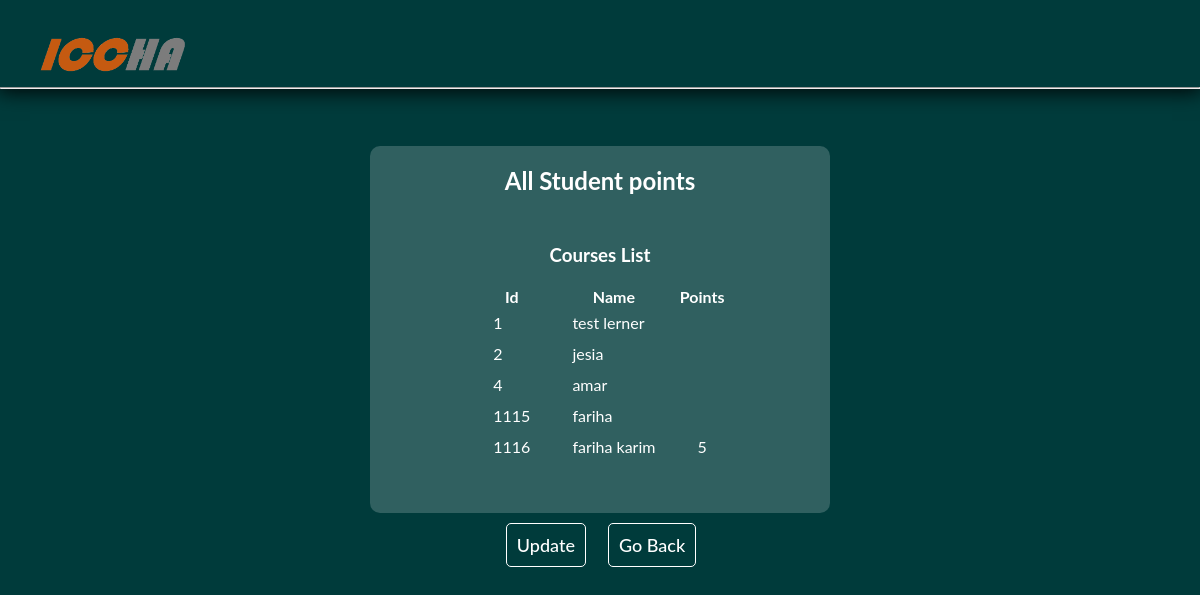
Page /view/Points.php (signed in) on the committed database.
### tables this page shows
CREATE TABLE `learner` (
  `lernerId` int(11) NOT NULL,
  `username` text NOT NULL,
  `password` text NOT NULL,
  `email` text NOT NULL,
  `category` text NOT NULL DEFAULT 'lerner',
  `Point` int(11) DEFAULT NULL
);

### model/Instactor/db.php (called while the page is built, shortened)
<?php
class db{
function ShowstudentsPoint($conn,$table)
 {
$result = $conn->query("SELECT lernerId,username,Point FROM $table");
return $result;
}
}
?>

### view/Points.php (the view, shortened to what this page needs)
<!DOCTYPE html>
<html>
<head>
	<link rel="stylesheet" href="../css/style.css">
</head>
<center>
<body>
    <header>
       <div class="container">
            <div class="logo">
                <a href="Homepage.php"><img src="../sources/logo.png" alt="logo" title="EOEF"></a>
            </div>
        </div>
   <hr>
   </header>
   <section >
     <div class="container">
      <div class="viewInstactorClass">
        <h1>All Student points</h1>
        <div class="instactorList">
          <?php
            $connection = new db();
            $conobj=$connection->OpenCon();
            $userQuery=$connection->ShowstudentsPoint($conobj,"learner");
              echo "<h3>Courses List</h3><br>";
              if ($userQuery->num_rows > 0) {
                echo "<table><thead><tr><th>Id</th><th>Name</th><th>Points</th></tr></thead>";
                ?>
                <tbody id="data">
                <?php
                while($row = $userQuery->fetch_assoc()) {
                  echo "<tr><td>".$row["lernerId"]."</td><td>".$row["username"]."</td><td>".$row["Point"]."</td></tr>";
                }
                echo "</tbody></table>";
              } else {
                echo "0 results";
              }
          ?>
        </div>
      </div>
     </div>
            <div class="backButton addCourseBack" >
                <a class="btn " id="pointUpdateButton"><?php echo" "?>Update</a>
                <a href="CourseInstructorPanel.php" class="btn " id="hideBack"><?php echo" "?>Go Back</a>
            </div>
   </section>
</body>
</center>
</html>

### css/style.css (style rules this page uses)
* { margin: 0; padding: 0; }
a { text-decoration: none; color: #151111; }
body { text-align: center; font-family: 'Lato', sans-serif; background: #003b3b; color: #ffffff; }
.container { width: 1200px; margin: auto; display: flex; flex-wrap: wrap; align-items: center; padding-top: 10px; }
header { box-shadow: 0px 0px 20px 2px #000202; }
.logo { flex-basis: 20%; max-width: 20%; text-align: center; }
.logo img { max-width: 70%; padding-top: 21px; }
.btn { border: 1px solid #003b3b; background: #fffefe3b; margin: 10px; color: #f9ffff; font-weight: 500; color: #fff; border-radius: 5px; padding: 13px 35px; font-size: 18px; text-align: center; cursor: pointer; }
.logoutButton,.backButton { display: flex; justify-content: center; }
.logoutButton a,.backButton a { margin-left: 12px; border: 1px solid #ffffff; border-radius: 5px; padding: 10px; }
.addCourseClass,.instacTorRegClass,.addInstactorClass,.approveCompanyClass,.viewCompanyClass, .viewCourseClass,.viewLernerClass,.viewInstactorClass { padding: 20px; flex-basis: 35%; max-width: 100%; margin: auto; margin-top: 47px; background: #ffffff30; border-radius: 10px; }
.addCourseBack h3,.addInstactorBack h3,.companyList h3,.courseList h3,.instactorList h3,.lernerList h3 { padding-top: 19px; }
.addCourseBack a { background: transparent; }
.companyApproval table tbody tr td,.companyApproval table tbody tr th,.companyList table tbody tr th, .companyList table tbody tr td,.courseList table tbody tr th,.courseList table tbody tr td,.instactorList table tbody tr th, .instactorList table tbody tr td,.lernerList table tbody tr th,.lernerList table tbody tr td { padding: 5px 20px; text-align: left; }
.companyApproval,.companyList,.courseList,.instactorList,.lernerList { margin: 30px 30px; }

### rows in the picture
learner: lernerId "1", username "test lerner"
learner: lernerId "2", username "jesia"
learner: lernerId "4", username "amar"
learner: lernerId "1115", username "fariha"
learner: lernerId "1116", username "fariha karim", Point "5"
